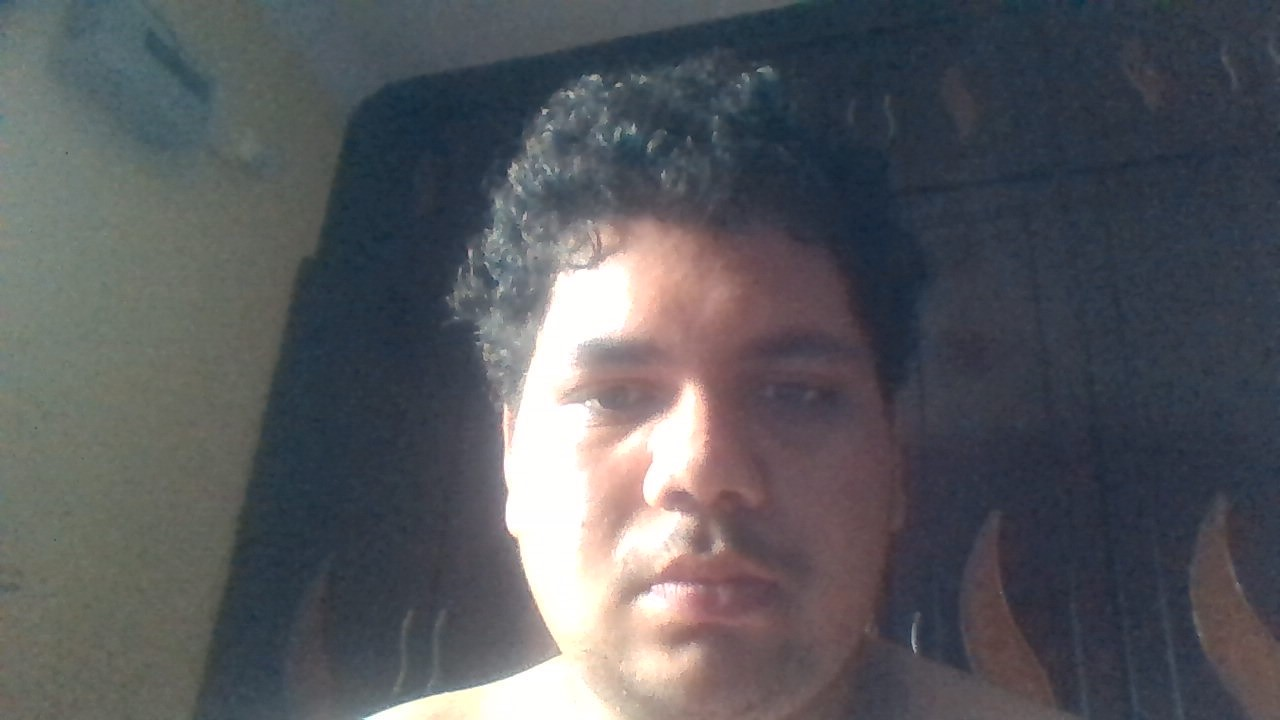
#> input picture faceexpresions/TestImages/sathwik2.jpg, 1280 x 720 px
$ python testface.py
#> lines starting #> are read from the running program, lines starting #| are printed output that depends on the picture; after the words box and inside, x2 and y2 are one past the last pixel; in counts of white or black regions, pixels touching at a corner belong together
### faceexpresions/faceRecognition.py
import cv2
import os
import numpy as np

#This module contains all common functions that are called in tester.py file


#Given an image below function returns rectangle for face detected alongwith gray scale image
def faceDetection(test_img):
    gray_img=cv2.cvtColor(test_img,cv2.COLOR_BGR2GRAY)#convert color image to grayscale
    face_haar_cascade=cv2.CascadeClassifier('HaarCascade/haarcascade_frontalface_default.xml')#Load haar classifier
    faces=face_haar_cascade.detectMultiScale(gray_img,scaleFactor=1.3,minNeighbors=5)#detectMultiScale returns rectangles

    return faces,gray_img

#Given a directory below function returns part of gray_img which is face alongwith its label/ID
# [33 lines left out: functions labels_for_training_data, train_classifier, not called in this run]

#Below function draws bounding boxes around detected face in image
def draw_rect(test_img,face):
    (x,y,w,h)=face
    cv2.rectangle(test_img,(x,y),(x+w,y+h),(255,0,0),thickness=5)

#Below function writes name of person for detected label
def put_text(test_img,text,x,y):
    cv2.putText(test_img,text,(x,y),cv2.FONT_HERSHEY_DUPLEX,2,(255,0,0),4)

### faceexpresions/testface.py
import cv2
import os
import numpy as np
import faceRecognition as fr
test_img=cv2.imread('TestImages/sathwik2.jpg')
#> test_img is the input picture: shape (720, 1280, 3); mean B, G, R 93.2, 88.7, 87.2
face_d,g_im=fr.faceDetection(test_img)
#> in faceDetection, `gray_img=cv2.cvtColor(test_img,cv2.COLOR_BGR2GRAY)#convert color image..`:
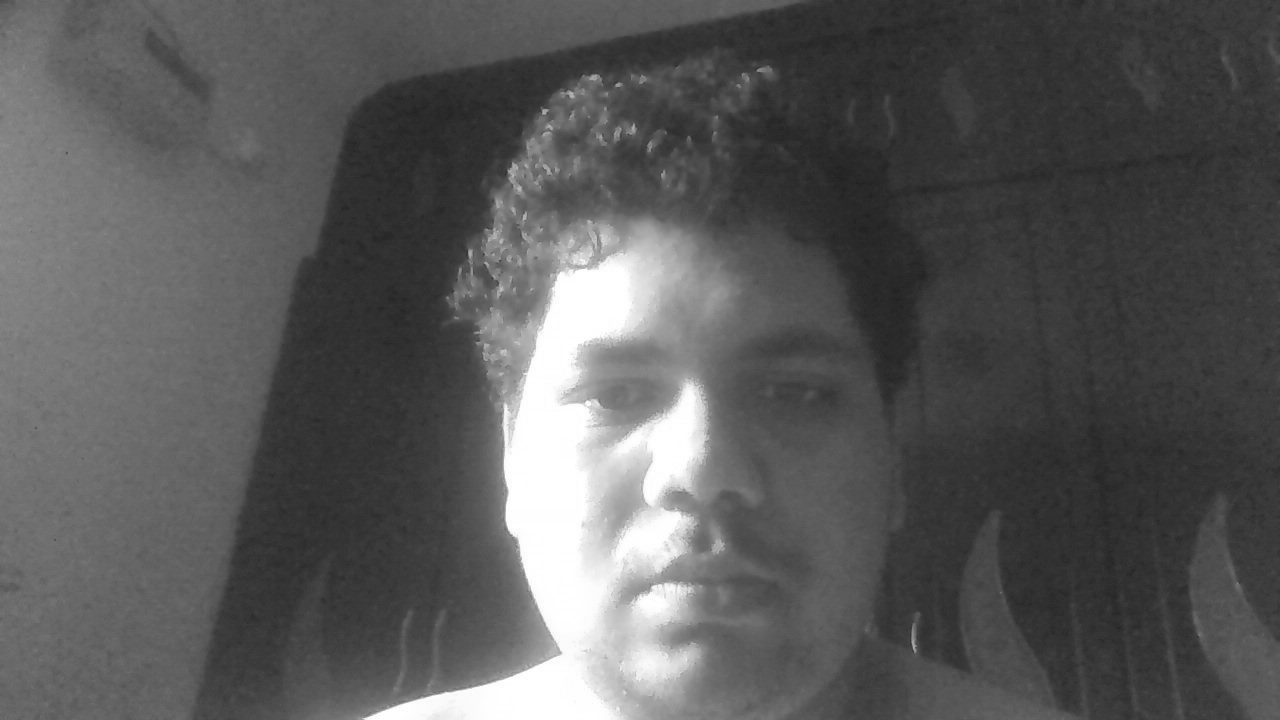
#> gray_img: shape (720, 1280); min 33, max 255, mean 88.8
#> in faceDetection, `faces=face_haar_cascade.detectMultiScale(gray_img,scaleFactor=1.3,minN..`: faces = [[479, 213, 446, 446]]
#> face_d = [[479, 213, 446, 446]]
print("face_detected",face_d)
#| face_detected [[479 213 446 446]]
for (x,y,w,h) in face_d:
    cv2.rectangle(test_img,(x,y),(x+w,y+h),(255,0,0),thickness=5)
#> this loop made 1 pass
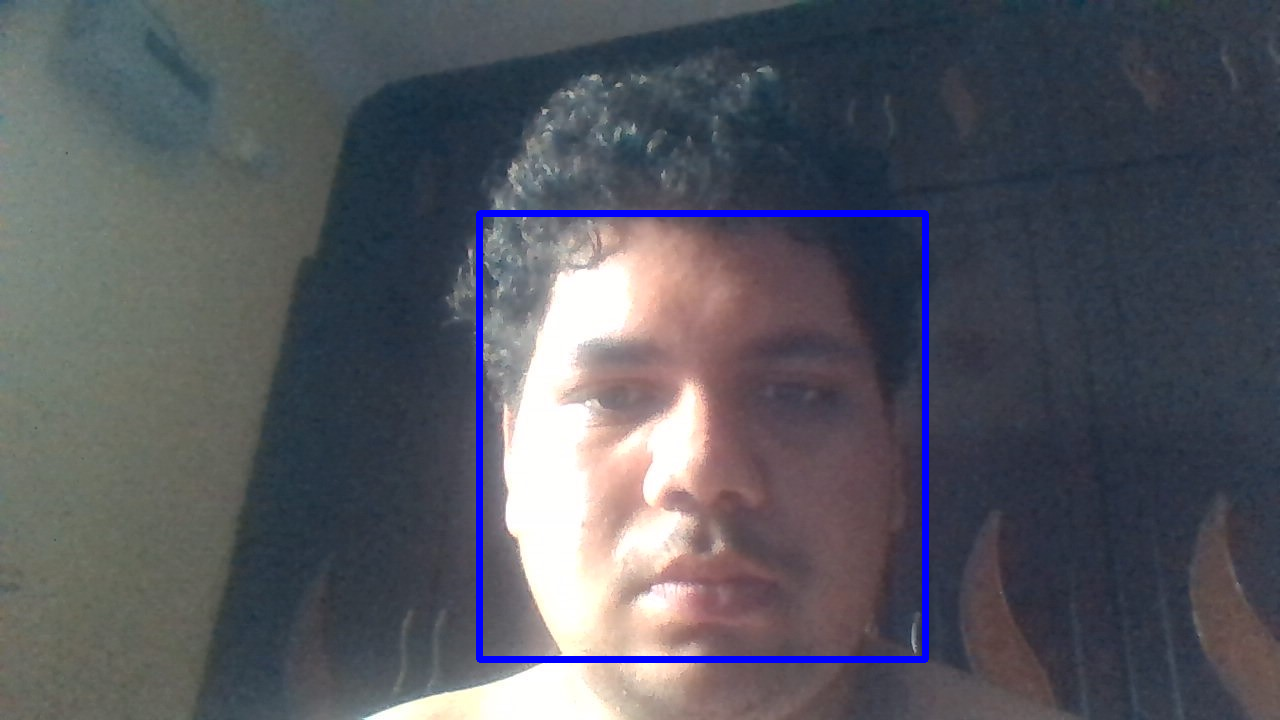
#> test_img: shape (720, 1280, 3); 1.35% of pixels changed, all inside (x1, y1, x2, y2) = (476, 210, 929, 663)
resized_img=cv2.resize(test_img,(1000,1000))
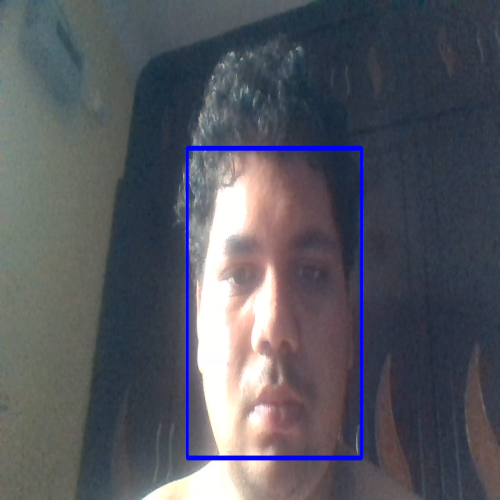
#> resized_img: shape (1000, 1000, 3) (shown at 1/2 size); mean B, G, R 95.3, 87.4, 85.9
cv2.imshow("cv2 detected",resized_img)
cv2.waitKey(0)
cv2.destroyAllWindows()

$ run again, with faceexpresions/TestImages/sathwik1.jpg copied over faceexpresions/TestImages/sathwik2.jpg
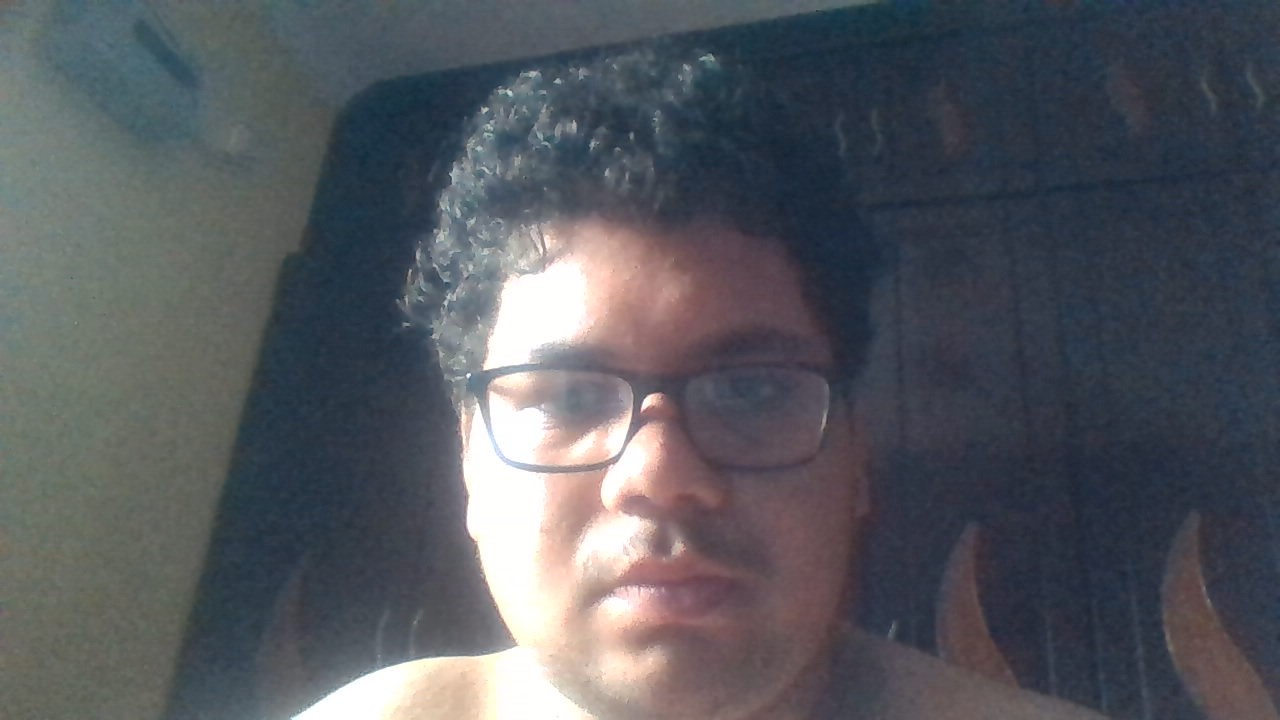
#> input picture faceexpresions/TestImages/sathwik1.jpg, 1280 x 720 px
#> test_img is the input picture: shape (720, 1280, 3); mean B, G, R 94.6, 88.5, 85.6
#> in faceDetection, `gray_img=cv2.cvtColor(test_img,cv2.COLOR_BGR2GRAY)#convert color image..`:
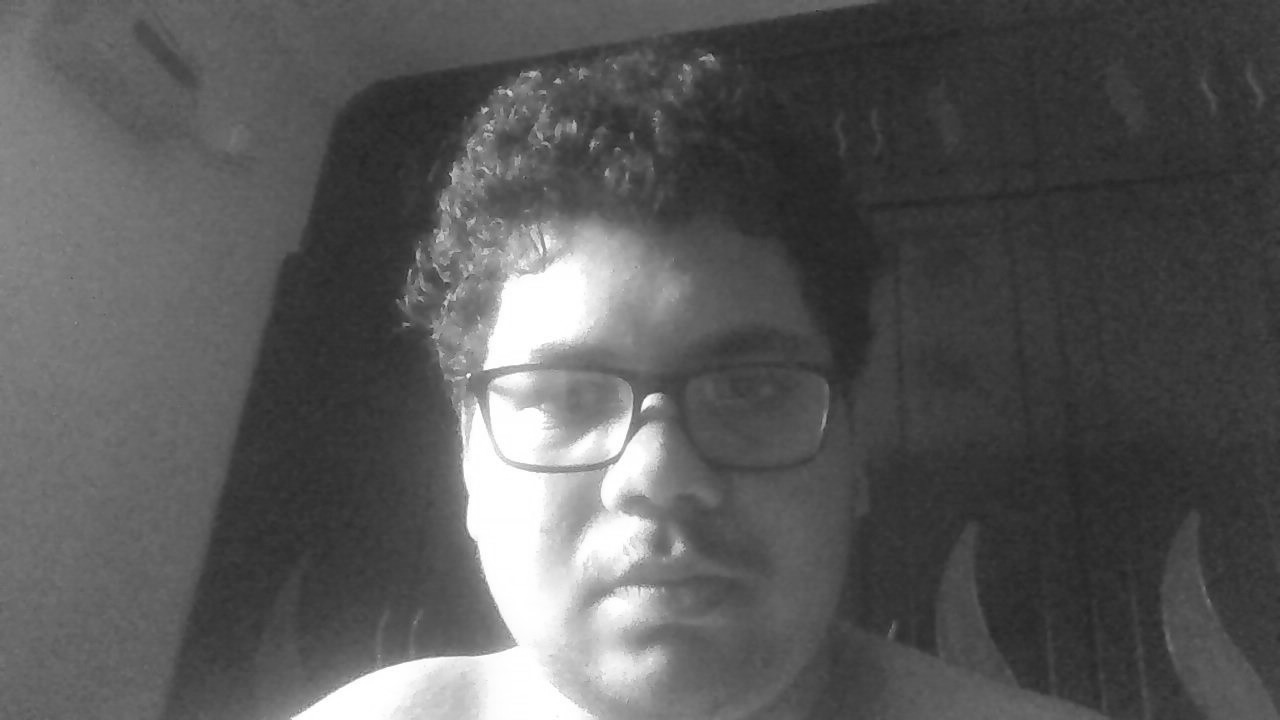
#> gray_img: shape (720, 1280); min 32, max 255, mean 88.3
#> faces = ()
#| face_detected ()
#> `resized_img=cv2.resize(test_img,(1000,1000))`:
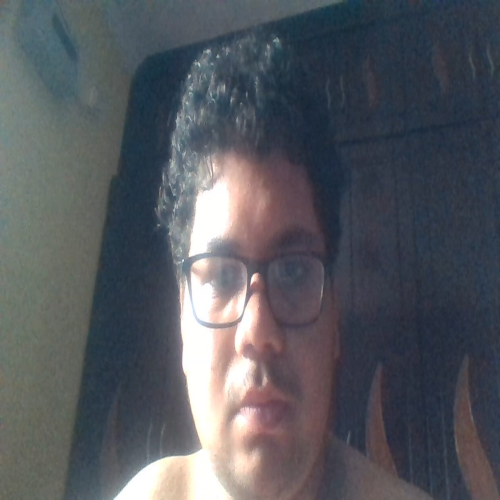
#> resized_img: shape (1000, 1000, 3) (shown at 1/2 size); mean B, G, R 94.5, 88.4, 85.5

$ run again, with faceexpresions/TestImages/sathwik4.jpg copied over faceexpresions/TestImages/sathwik2.jpg
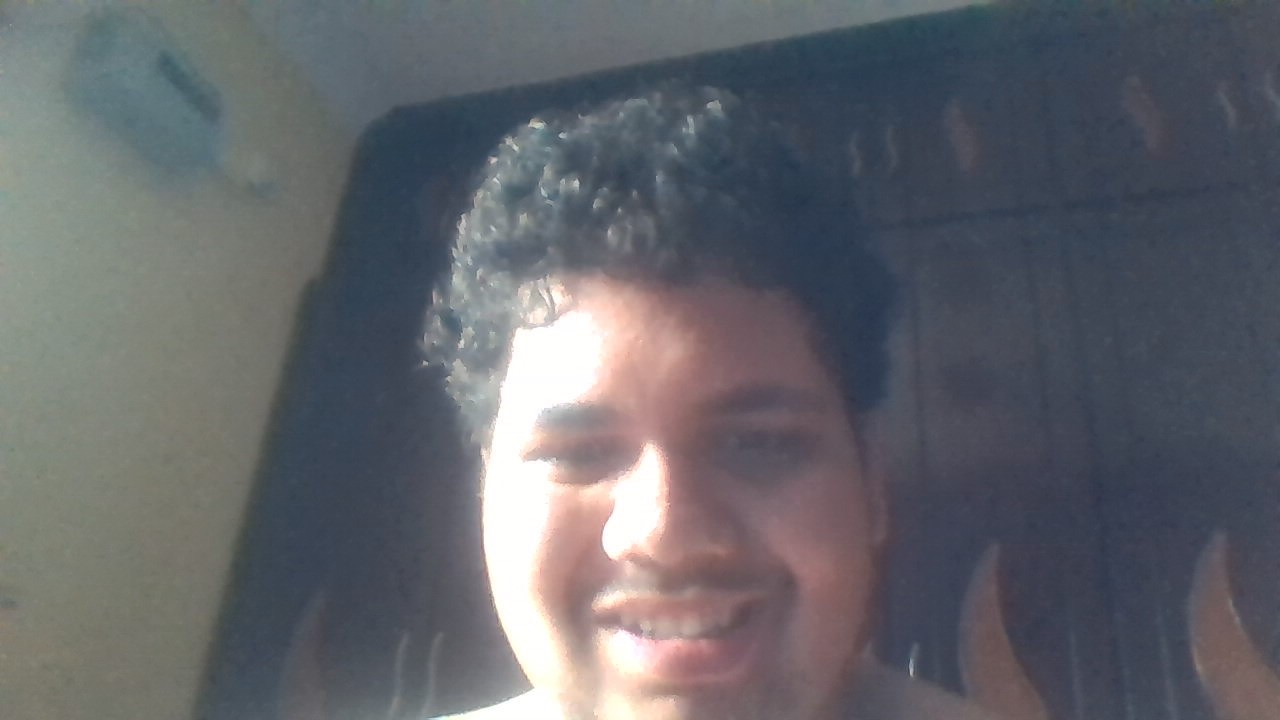
#> input picture faceexpresions/TestImages/sathwik4.jpg, 1280 x 720 px
#> test_img is the input picture: shape (720, 1280, 3); mean B, G, R 106.6, 101, 99.3
#> faces = [[447, 280, 421, 421]]
#| face_detected [[447 280 421 421]]
#> the loop `for (x,y,w,h) in face_d:` made 1 pass
#> after the loop `for (x,y,w,h) in face_d:`:
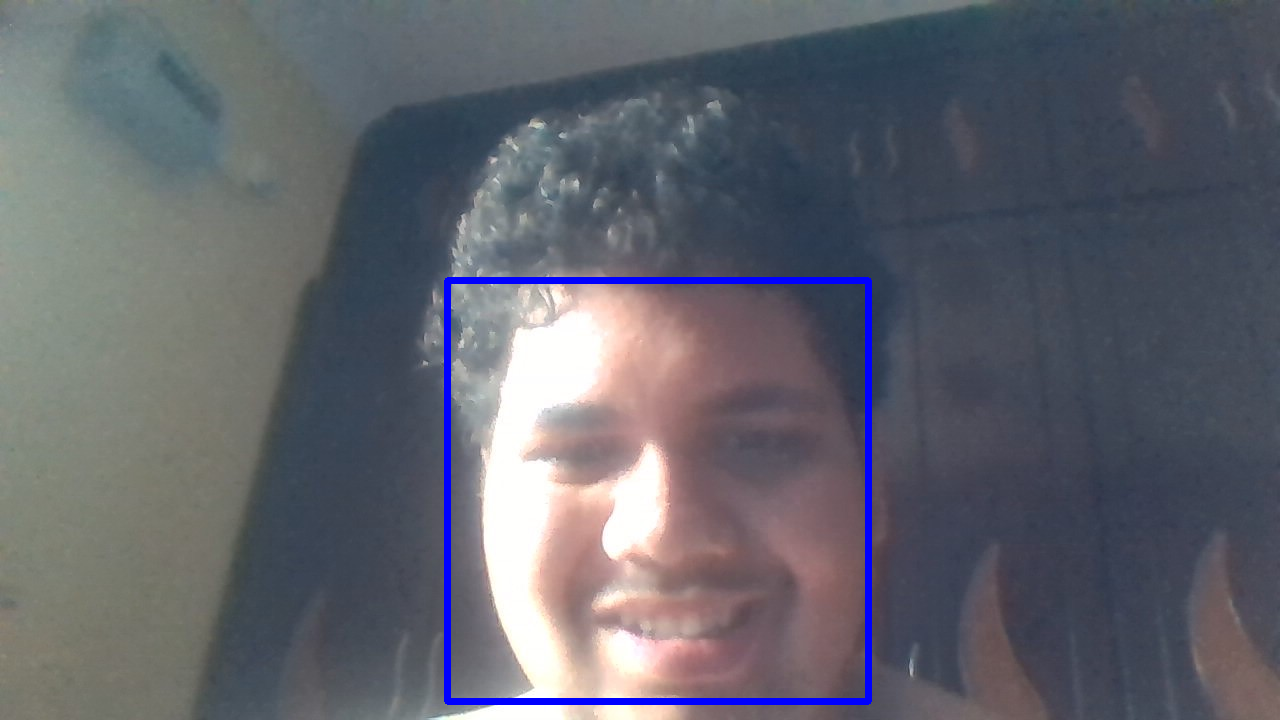
#> test_img: shape (720, 1280, 3); 1.28% of pixels changed, all inside (x1, y1, x2, y2) = (444, 277, 872, 705)
#> `resized_img=cv2.resize(test_img,(1000,1000))`:
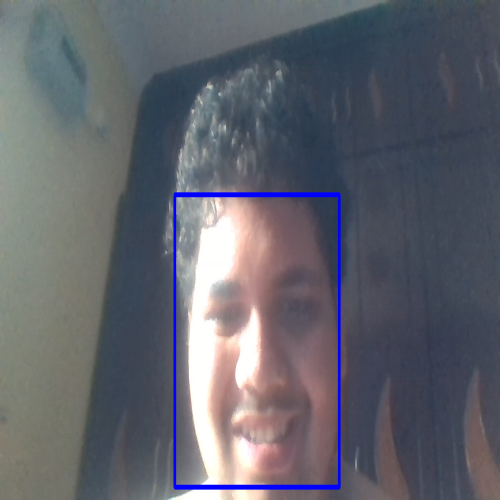
#> resized_img: shape (1000, 1000, 3) (shown at 1/2 size); mean B, G, R 108.3, 99.5, 97.8
